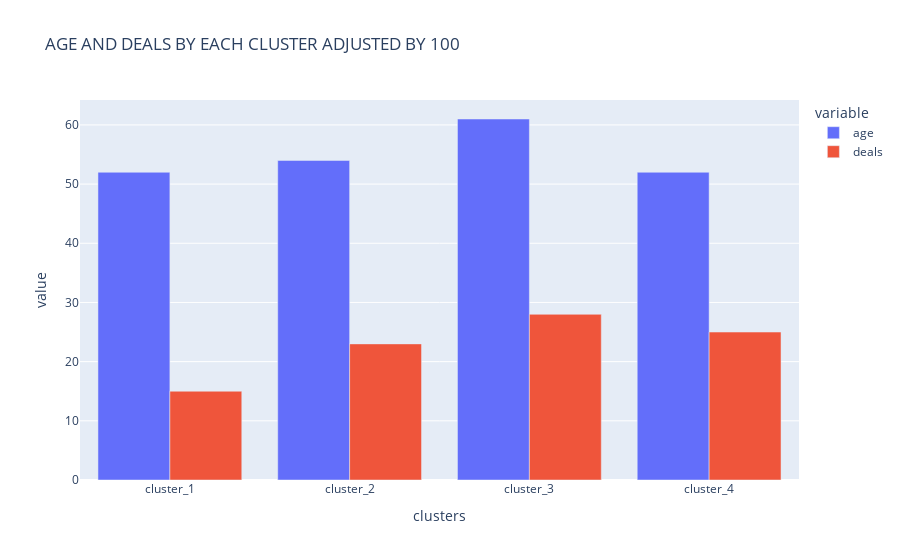

The cell this chart's notebook holds for it:
### Code cell
get_criteria(col1='age', col2 = 'deals')

### Figure 1 — Plotly figure (JSON) as saved in the notebook; plotly's stock layout.template omitted (floating-point values rounded to 4 significant figures)
{"data": [{"alignmentgroup": "True", "hovertemplate": "variable=age<br>clusters=%{x}<br>value=%{y}<extra></extra>", "legendgroup": "age", "marker": {"color": "#636efa", "pattern": {"shape": ""}}, "name": "age", "offsetgroup": "age", "orientation": "v", "showlegend": true, "textposition": "auto", "type": "bar", "x": ["cluster_1", "cluster_2", "cluster_3", "cluster_4"], "xaxis": "x", "y": [52, 54, 61, 52], "yaxis": "y"}, {"alignmentgroup": "True", "hovertemplate": "variable=deals<br>clusters=%{x}<br>value=%{y}<extra></extra>", "legendgroup": "deals", "marker": {"color": "#EF553B", "pattern": {"shape": ""}}, "name": "deals", "offsetgroup": "deals", "orientation": "v", "showlegend": true, "textposition": "auto", "type": "bar", "x": ["cluster_1", "cluster_2", "cluster_3", "cluster_4"], "xaxis": "x", "y": [15, 23, 28, 25], "yaxis": "y"}], "layout": {"barmode": "group", "legend": {"title": {"text": "variable"}, "tracegroupgap": 0}, "title": {"text": "AGE AND DEALS BY EACH CLUSTER ADJUSTED BY 100"}, "xaxis": {"anchor": "y", "domain": [0, 1], "title": {"text": "clusters"}}, "yaxis": {"anchor": "x", "domain": [0, 1], "title": {"text": "value"}}}}
